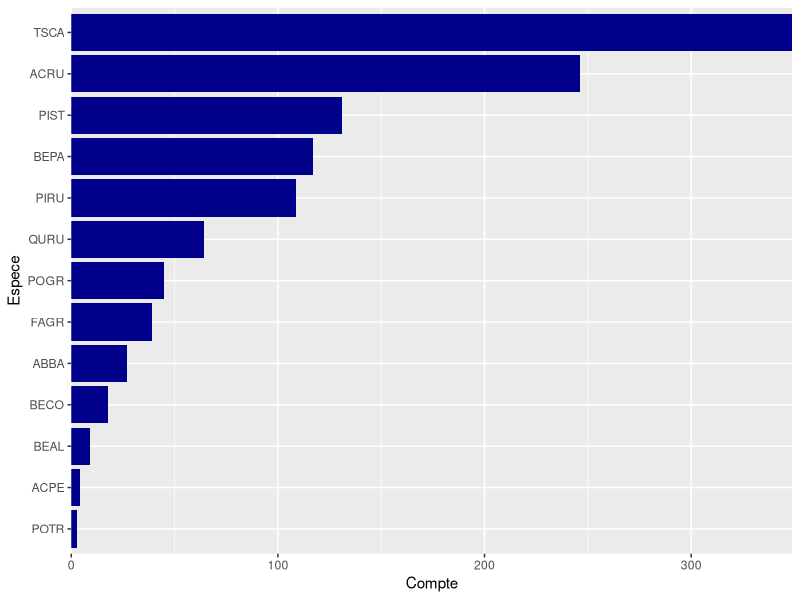
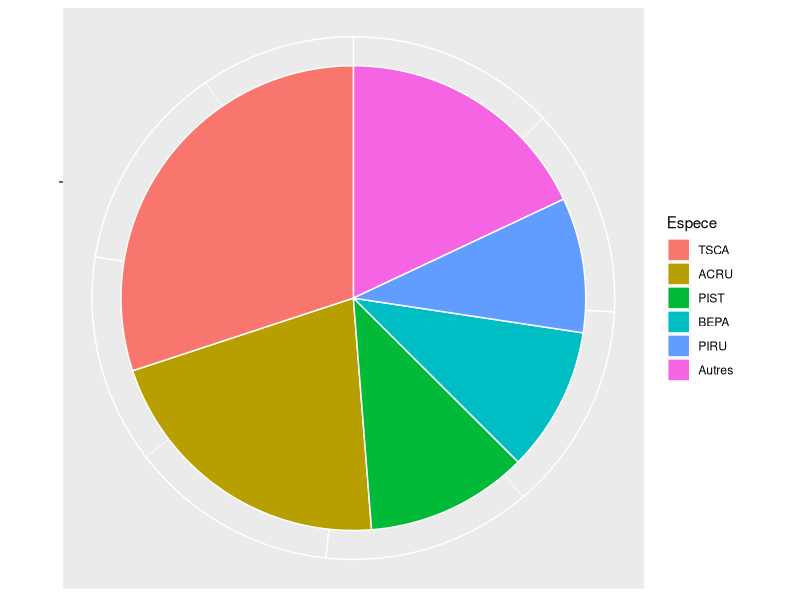
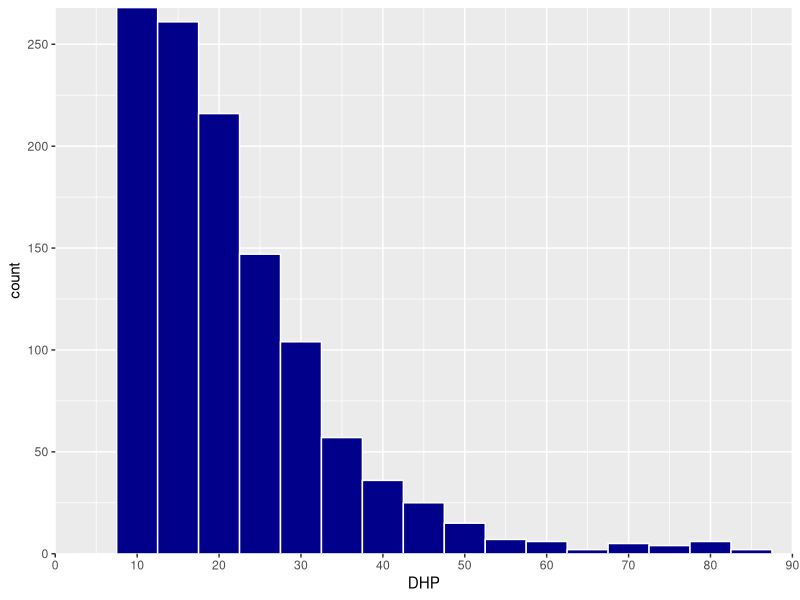
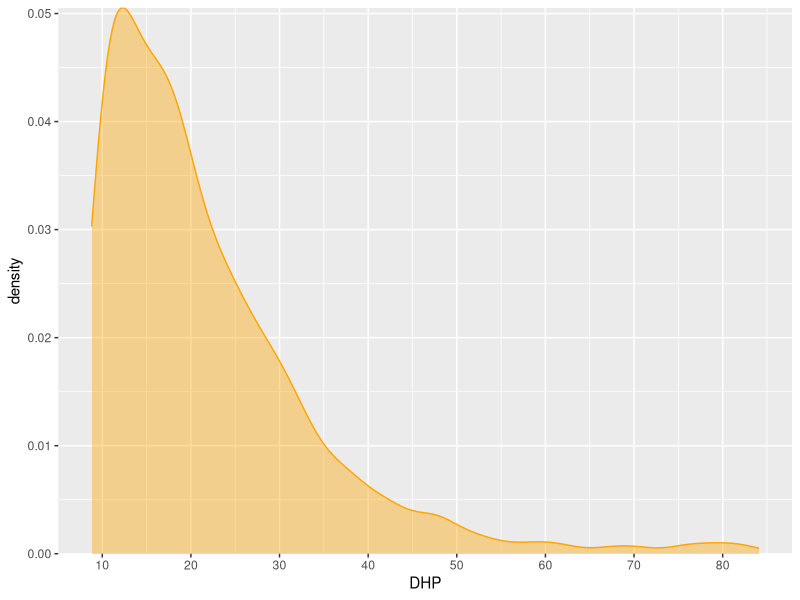
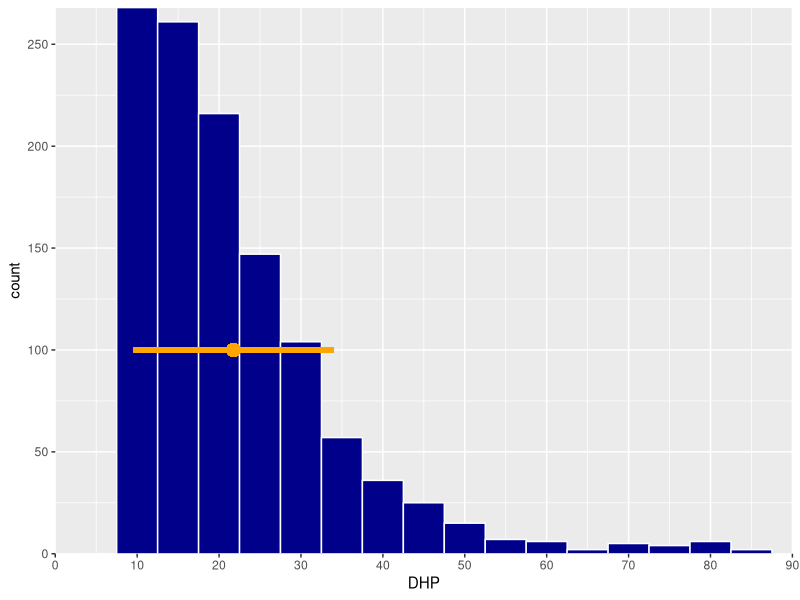
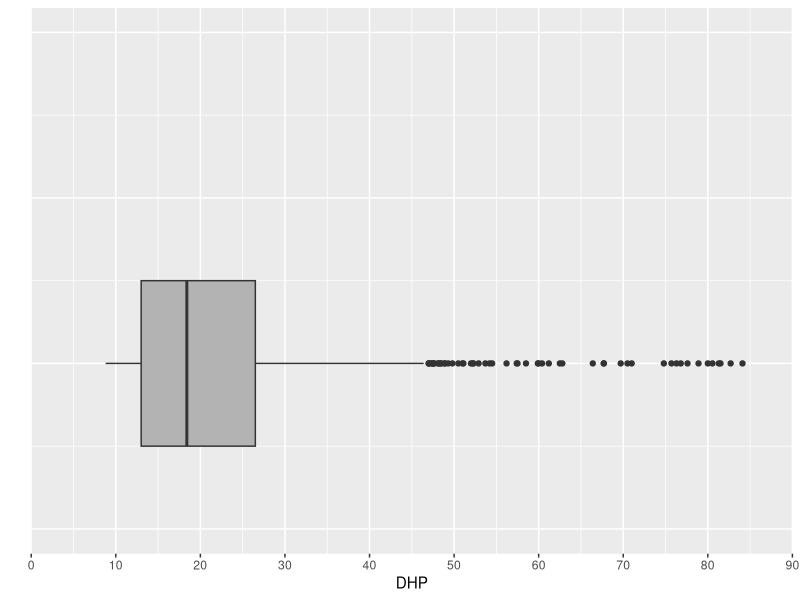
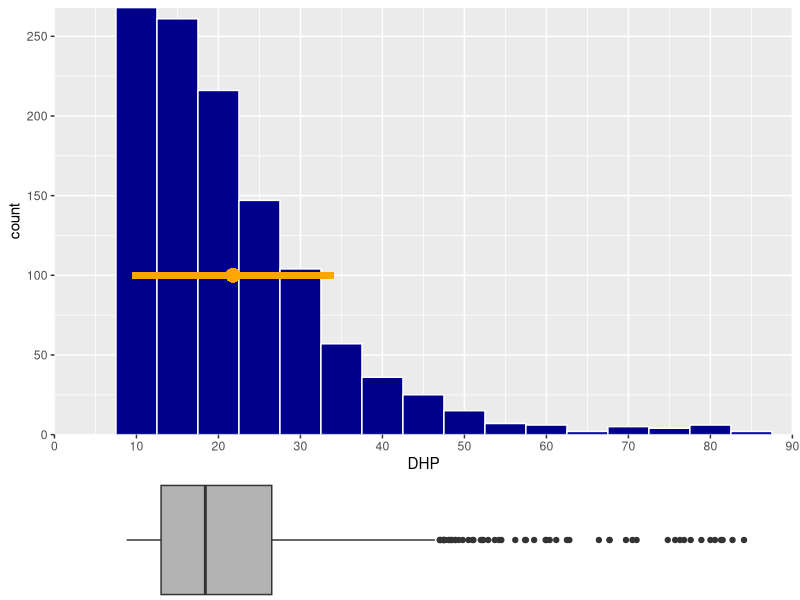
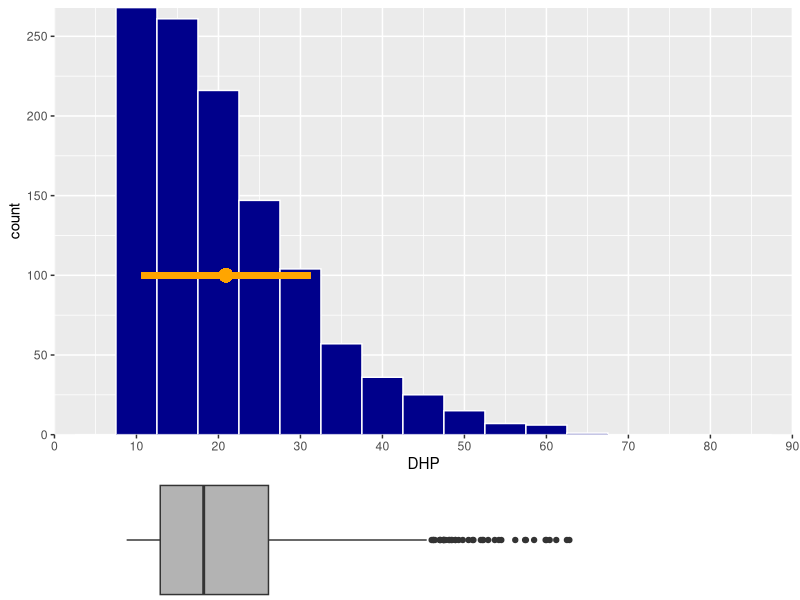

Reproduce these figures in R, in order.
## ---- chunk 1
knitr::opts_chunk$set(echo = FALSE, message = FALSE)
library(tidyverse)
library(cowplot)
## ---- chunk 2
kejim <- read.csv("../donnees/cours1_kejimkujik.csv")
head(kejim)
## ---- chunk 3
compte_esp <- group_by(kejim, Espece) %>%
    summarize(Compte = n()) %>%
    mutate(Espece = reorder(Espece, Compte))
ggplot(compte_esp, aes(x = Espece, y = Compte)) +
    geom_col(fill = "darkblue") +
    scale_y_continuous(expand = c(0, 0)) +
    coord_flip()
## ---- chunk 4
compte_esp5 <- kejim %>%
    mutate(Espece = as.character(Espece)) %>%
    mutate(Espece = ifelse(Espece %in% c("TSCA", "ACRU", "PIST", "BEPA", "PIRU"), 
                           Espece, "Autres")) %>%
    group_by(Espece) %>%
    summarize(Compte = n()) %>%
    mutate(Espece = factor(Espece, 
                  levels = c("TSCA", "ACRU", "PIST", "BEPA", "PIRU", "Autres")))

ggplot(compte_esp5, aes(x = factor(1), y = Compte, fill = Espece)) +
    geom_col(position = position_stack(), color = "white") +
    coord_polar(theta = "y") +
    theme(axis.line = element_blank(), axis.title = element_blank(), 
          axis.text = element_blank())

## ---- chunk 5
dhp_histo <- ggplot(kejim, aes(x = DHP)) +
    geom_histogram(color = "white", fill = "darkblue", binwidth = 5) +
    scale_x_continuous(expand = c(0, 0), breaks = seq(0, 90, 10),
                       limits = c(0, 90)) +
    scale_y_continuous(expand = c(0, 0))
dhp_histo
## ---- chunk 6
ggplot(kejim, aes(x = DHP)) +
    geom_density(color = "orange", fill = "orange", alpha = 0.4) +
    scale_x_continuous(breaks = seq(0, 90, 10)) +
    scale_y_continuous(expand = c(0, 0))
## ---- chunk 7
dhp_histo_moy <- ggplot(kejim, aes(x = DHP)) +
    geom_histogram(color = "white", fill = "darkblue", binwidth = 5) +
    geom_point(x = mean(kejim$DHP), y = 100, color = "orange", size = 4) +
    geom_segment(x = mean(kejim$DHP) - sd(kejim$DHP), y = 100,
         xend = mean(kejim$DHP) + sd(kejim$DHP), yend = 100, color = "orange", size = 2) +
    scale_x_continuous(expand = c(0, 0), breaks = seq(0, 90, 10),
                       limits = c(0, 90)) +
    scale_y_continuous(expand = c(0, 0))
dhp_histo_moy
## ---- chunk 8
dhp_boxplot <- ggplot(kejim, aes(x = 0, y = DHP)) +
    geom_boxplot(fill = "grey70", width = 0.1) +
    labs(x = "") +
    scale_y_continuous(limits = c(0, 90), expand = c(0, 0), breaks = seq(0, 90, 10)) +
    coord_flip() +
    theme(axis.text.y = element_blank(), axis.line.y = element_blank(),
          axis.ticks.y = element_blank())
dhp_boxplot + scale_x_continuous(limits = c(-0.1, 0.2))
## ---- chunk 9
plot_grid(dhp_histo_moy, dhp_boxplot + theme_nothing(), 
          rel_heights = c(0.8, 0.2), align = "v", ncol = 1)
## ---- chunk 10
kejim_max65 <- filter(kejim, DHP <= 65)
dhp_nonextr_histo <- ggplot(kejim_max65, aes(x = DHP)) +
    geom_histogram(color = "white", fill = "darkblue", binwidth = 5) +
    geom_point(x = mean(kejim_max65$DHP), y = 100, color = "orange", size = 4) +
    geom_segment(x = mean(kejim_max65$DHP) - sd(kejim_max65$DHP), y = 100,
                 xend = mean(kejim_max65$DHP) + sd(kejim_max65$DHP), yend = 100, 
                 color = "orange", size = 2) +
    scale_x_continuous(expand = c(0, 0), breaks = seq(0, 90, 10),
                       limits = c(0, 90)) +
    scale_y_continuous(expand = c(0, 0))

dhp_nonextr_boxplot <- ggplot(kejim_max65, aes(x = 0, y = DHP)) +
    geom_boxplot(fill = "grey70", width = 0.1) +
    labs(x = "") +
    scale_y_continuous(limits = c(0, 90), expand = c(0, 0), breaks = seq(0, 90, 10)) +
    coord_flip() +
    theme(axis.text.y = element_blank(), axis.line.y = element_blank(),
          axis.ticks.y = element_blank())

plot_grid(dhp_nonextr_histo, dhp_nonextr_boxplot + theme_nothing(), 
          rel_heights = c(0.8, 0.2), align = "v", ncol = 1)
## ---- chunk 11
kejim_sub <- filter(kejim, Espece %in% c("PIRU", "BEPA", "PIST", "ACRU", "TSCA")) %>%
    mutate(Espece = reorder(Espece, DHP, FUN = function(x) -median(x)))

ggplot(kejim_sub, aes(x = Espece, y = DHP)) +
    labs(x = "", y = "Diamètre à hauteur de poitrine (cm)") +
    geom_boxplot(fill = "grey70") +
    scale_x_discrete(labels = c("Bouleau blanc", "Pin blanc", "Pruche du Canada",
                                "Érable rouge", "Épinette rouge")) +
    coord_flip()
## ---- chunk 12
data(msleep)

nuage_pts <- ggplot(msleep, aes(x = log(bodywt), y = sleep_total)) +
    geom_point() +
    labs(x = "Logarithme de la masse corporelle", y = "Heures de sommeil")
nuage_pts
